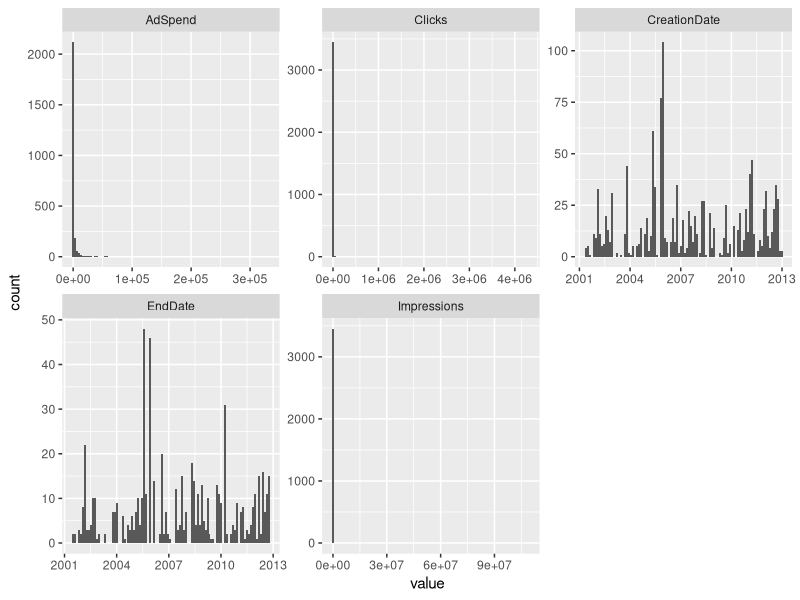

Generate this figure with R: (Note: this script raises an error after producing the figure.)
## ---- chunk 1
library(tidyverse, quietly = TRUE); library(readr)
FacebookAds <- read_csv("FacebookAds.csv")

## ---- chunk 2
FacebookAds_quant <-
  FacebookAds %>%
  select(AdID, AdSpend, Impressions, Clicks, CreationDate,
         EndDate) %>%
  mutate(CreationDate = lubridate::ymd_hms(CreationDate) %>%
           lubridate::decimal_date(),
         EndDate = lubridate::ymd_hms(EndDate) %>%
           lubridate::decimal_date()) %>%
  gather(stat, value, -AdID)

ggplot(FacebookAds_quant, aes(value)) +
  geom_histogram(bins = 100) +
  facet_wrap(~stat, scales = "free")
## ---- chunk 3
FacebookAds_quant %>% 
  spread(stat, value) %>%
  mutate(clicks_per_spend = Clicks / AdSpend,
         impr_per_spend   = Impressions / AdSpend)
  ggplot(aes(clicks_per_spend, impr_per_spend)) +
  geom_point()
